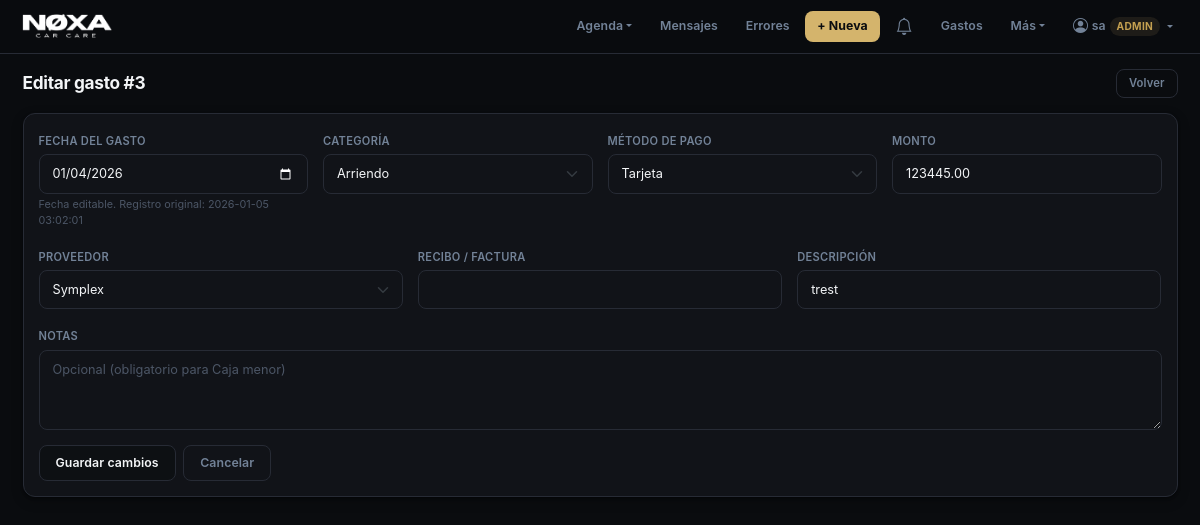
The page /expenses/3/edit (signed in) on the database its author committed.
### app.py (models this page shows, shortened)
class User(db.Model):
    __tablename__ = "users"
    id           = db.Column(db.Integer, primary_key=True)
    username     = db.Column(db.String(80), nullable=False, unique=True)
    password_hash= db.Column(db.String(256), nullable=False)
    role         = db.Column(db.String(20), nullable=False, default="operario")
    is_active    = db.Column(db.Boolean, default=True)
    created_at   = db.Column(db.DateTime, nullable=False, default=datetime.utcnow)
    must_change_password = db.Column(db.Boolean, default=False)
    salary          = db.Column(db.Integer, default=0)
    is_trial_period = db.Column(db.Boolean, default=False)  # override manual (legado)
    hire_date       = db.Column(db.Date, nullable=True)     # fecha real de ingreso

class Expense(db.Model):
    __tablename__ = "expenses"
    id = db.Column(db.Integer, primary_key=True)
    expense_date = db.Column(db.Date, nullable=False, default=date.today)
    created_at = db.Column(db.DateTime, nullable=False, default=datetime.utcnow)
    updated_at = db.Column(db.DateTime, nullable=False, default=datetime.utcnow, onupdate=datetime.utcnow)
    amount = db.Column(db.Numeric(12, 2), nullable=False)
    category = db.Column(db.String(80), nullable=False)
    payment_method = db.Column(db.String(40), nullable=False)
    vendor = db.Column(db.String(120), nullable=True)
    description = db.Column(db.String(255), nullable=False)
    receipt = db.Column(db.String(80), nullable=True)
    notes = db.Column(db.Text, nullable=True)
    is_void = db.Column(db.Boolean, nullable=False, default=False)

class ExpenseCategory(db.Model):
    __tablename__ = "expense_categories"
    id = db.Column(db.Integer, primary_key=True)
    name = db.Column(db.String(80), nullable=False, unique=True)
    is_active = db.Column(db.Boolean, default=True)

### app.py (the view, shortened to what this page needs)
@app.route("/expenses/<int:expense_id>/edit", methods=["GET", "POST"])
def expenses_edit(expense_id):
    exp = Expense.query.get_or_404(expense_id)
    return render_template(
        "expenses_edit.html",
        expense=exp,
        categories=[c.name for c in ExpenseCategory.query.filter_by(is_active=True).order_by(ExpenseCategory.name).all()],
        payment_methods=PAYMENT_METHODS,
        vendors=get_existing_vendors()
    )

### app.py (called while the page is built)
def get_existing_vendors():
    vendors = (
        db.session.query(Expense.vendor)
        .filter(Expense.vendor.isnot(None))
        .filter(Expense.vendor != "")
        .distinct()
        .order_by(Expense.vendor)
        .all()
    )
    return [v[0] for v in vendors]

@app.context_processor
def inject_user():
    return {"current_user": getattr(g, "current_user", None)}

### templates/expenses_edit.html (shortened to what this page needs)
{% extends "base.html" %}
{% block content %}
<div class="d-flex align-items-center justify-content-between flex-wrap gap-2">
  <h2 class="mb-0">Editar gasto #{{ expense.id }}</h2>
  <a class="btn btn-outline-light btn-sm" href="{{ url_for('expenses_list') }}">Volver</a>
</div>
<form method="post" class="card bg-secondary border-0 mt-3 p-3">
  <div class="row g-3">
    <div class="col-12 col-md-3">
      <label class="form-label">Fecha del gasto</label>
      <input type="date" name="expense_date" class="form-control"
             value="{{ expense.expense_date.strftime('%Y-%m-%d') }}" required>
      <div class="form-text text-light">Fecha editable. Registro original: {{ expense.created_at.strftime('%Y-%m-%d %H:%M:%S') }}</div>
    </div>
    <div class="col-12 col-md-3">
      <label class="form-label">Categoría</label>
      <select name="category" id="category" class="form-select" required>
        {% for c in categories %}
          <option value="{{ c }}" {% if expense.category == c %}selected{% endif %}>{{ c }}</option>
        {% endfor %}
      </select>
    </div>
    <div class="col-12 col-md-3">
      <label class="form-label">Método de pago</label>
      <select name="payment_method" class="form-select" required>
        {% for pm in payment_methods %}
          <option value="{{ pm }}" {% if expense.payment_method == pm %}selected{% endif %}>{{ pm }}</option>
        {% endfor %}
      </select>
    </div>
    <div class="col-12 col-md-3">
      <label class="form-label">Monto</label>
      <input type="number" name="amount" class="form-control"
             min="0"
             step="1"
             inputmode="numeric"
             pattern="[0-9]*"
             value="{{ expense.amount }}"
             required>
    </div>
    <div class="col-12 col-md-4">
      <label class="form-label">Proveedor</label>
      <select name="vendor" id="vendor" class="form-select">
        {% for v in vendors %}
          <option value="{{ v }}" {% if expense.vendor == v %}selected{% endif %}>{{ v }}</option>
        {% endfor %}
      </select>
    </div>
    <div class="col-12 col-md-4">
      <label class="form-label">Recibo / factura</label>
      <input type="text" name="receipt" class="form-control" value="{{ expense.receipt or '' }}">
    </div>
    <div class="col-12 col-md-4">
      <label class="form-label">Descripción</label>
      <input type="text" name="description" class="form-control" value="{{ expense.description }}" required>
    </div>
    <div class="col-12">
      <label class="form-label">Notas</label>
      <textarea name="notes" id="notes" class="form-control" rows="3" placeholder="Opcional (obligatorio para Caja menor)">{{ expense.notes or '' }}</textarea>
    </div>
  </div>
  <div class="d-flex gap-2 mt-3">
    <button class="btn btn-dark">Guardar cambios</button>
    <a class="btn btn-outline-light" href="{{ url_for('expenses_list') }}">Cancelar</a>
  </div>
</form>
{% endblock %}

### templates/base.html (shortened to what this page needs)
<!doctype html>
<html lang="es">
<head>
  <link href="https://cdn.jsdelivr.net/npm/bootstrap@5.3.3/dist/css/bootstrap.min.css" rel="stylesheet">
  <link href="https://cdn.jsdelivr.net/npm/bootstrap-icons@1.11.3/font/bootstrap-icons.min.css" rel="stylesheet">
</head>
<body>
<nav class="navbar navbar-expand-lg mb-0"
     style="background:rgba(10,12,15,0.95);backdrop-filter:blur(20px);-webkit-backdrop-filter:blur(20px);border-bottom:1px solid var(--border);">
  <div class="container-fluid px-3">
    <a class="navbar-brand"
       href="{{ url_for('whatsapp_inbox') if current_user and current_user.role == 'marketing' else url_for('calendar_view') }}"
       style="padding:0;">
      <img src="{{ url_for('static', filename='img/logotipo.png') }}" alt="Agenda Detailing" class="navbar-logo"
        onerror="this.style.display='none';this.insertAdjacentHTML('afterend','<span class=\'navbar-brand-text\'>Agenda</span>');">
    </a>
    <div class="collapse navbar-collapse justify-content-end" id="navbarContent">
      <div class="d-flex flex-column flex-lg-row align-items-lg-center gap-1 py-2 py-lg-0">
        {% if not current_user or current_user.role not in ('operario', 'marketing') %}
        <div class="dropdown">
          <button class="nav-link-custom border-0 bg-transparent dropdown-toggle"
                  type="button" data-bs-toggle="dropdown" aria-expanded="false">Agenda</button>
        </div>
        {% endif %}
        {% if not current_user or current_user.role != 'operario' %}
        <a class="nav-link-custom" href="{{ url_for('whatsapp_inbox') }}">Mensajes</a>
        {% endif %}
        {% if not current_user or current_user.role not in ('operario', 'marketing') %}
        <a class="nav-link-custom" href="{{ url_for('quality_errors_list') }}">Errores</a>
        <a class="nav-link-custom nav-link-accent" href="{{ url_for('new_appointment') }}">+ Nueva</a>
        {% endif %}
        {% if current_user and current_user.role != 'operario' %}
        <div class="dropdown" id="notifWrap">
          <button class="nav-link-custom border-0 bg-transparent position-relative d-flex align-items-center"
                  type="button" data-bs-toggle="dropdown" data-bs-auto-close="outside"
                  aria-expanded="false" aria-label="Notificaciones" title="Notificaciones">
            <i class="bi bi-bell" style="font-size:1.15rem;"></i>
          </button>
        </div>
        {% endif %}
        {% if not current_user or current_user.role not in ('operario', 'marketing') %}
        <a class="nav-link-custom" href="{{ url_for('expenses_new') }}">Gastos</a>
        {% endif %}
        <div class="dropdown">
          <button class="nav-link-custom border-0 bg-transparent dropdown-toggle"
                  type="button" data-bs-toggle="dropdown" aria-expanded="false">Más</button>
        </div>
        {% if current_user %}
        <div class="dropdown">
          <button class="nav-link-custom border-0 bg-transparent dropdown-toggle d-flex align-items-center gap-1"
                  type="button" data-bs-toggle="dropdown" aria-expanded="false">
            <i class="bi bi-person-circle" style="font-size:1rem;"></i>
            <span>{{ current_user.username }}</span>
            <span style="font-size:0.68rem;padding:2px 7px;border-radius:20px;background:var(--accent-bg);color:var(--accent-dk);font-weight:700;text-transform:uppercase;letter-spacing:0.3px;">{{ current_user.role }}</span>
          </button>
        </div>
        {% endif %}
      </div>
    </div>
  </div>
</nav>
<div class="container-fluid px-3 px-lg-4 pt-3">
  {% block content %}{% endblock %}
</div>
</body>
</html>

### templates/base.html (style rules this page uses)
:root { color-scheme: dark; --bg: #0a0c0f; --bg2: #0d1013; --surface: #111318; --surface2: #1a1d23; --border: #272b35; --border2: rgba(212,180,108,0.25); --text: #f3f5f7; --text2: #728297; --text3: #4c5666; --accent: #d4b46c; --accent-dk: #c4a050; --accent-bg: rgba(212,180,108,0.10); --ink: #f3f5f7; --radius: 12px; --radius-sm: 8px; --shadow: 0 1px 3px rgba(0,0,0,0.4), 0 4px 12px rgba(0,0,0,0.25); --shadow-sm: 0 1px 2px rgba(0,0,0,0.3); }
*, *::before, *::after { box-sizing: border-box; }
html, body { margin: 0; padding: 0; background-color: var(--bg) !important; color: var(--text); font-family: -apple-system, BlinkMacSystemFont, "Segoe UI", sans-serif; -webkit-font-smoothing: antialiased; font-size: 15px; }
.container-fluid, .container { background: transparent !important; }
h1, h2, h3, h4, h5, h6 { color: var(--text); font-weight: 700; letter-spacing: -0.3px; }
h2 { font-size: 1.15rem; }
p, span, td, li { color: var(--text2); }
.navbar-logo { height: 36px; width: auto; display: block; }
.nav-link-custom { color: var(--text2); text-decoration: none; font-size: 0.82rem; font-weight: 600; padding: 6px 12px; border-radius: var(--radius-sm); transition: color 0.15s, background 0.15s; letter-spacing: 0.1px; cursor: pointer; white-space: nowrap; }
.nav-link-accent { color: #0a0c0f !important; background: var(--accent) !important; font-weight: 700; }
.btn { font-size: 0.82rem !important; font-weight: 600 !important; border-radius: var(--radius-sm) !important; padding: 8px 16px !important; transition: all 0.15s !important; box-shadow: none !important; letter-spacing: 0.1px; border: none !important; }
.btn-dark { background: var(--bg2) !important; border: 1px solid var(--border) !important; color: var(--text) !important; }
.btn-outline-light { background: transparent !important; border: 1px solid var(--border) !important; color: var(--text2) !important; }
.btn-sm { padding: 5px 12px !important; font-size: 0.75rem !important; }
.form-control, .form-select { background-color: var(--surface) !important; border: 1.5px solid var(--border) !important; color: var(--text) !important; border-radius: var(--radius-sm) !important; box-shadow: none !important; font-size: 0.85rem !important; padding: 9px 13px !important; transition: border-color 0.15s !important; }
.form-control::placeholder { color: var(--text3) !important; }
textarea.form-control { resize: vertical; min-height: 80px; }
input[type="date"], input[type="time"] { color-scheme: dark; }
.form-label { color: var(--text2) !important; font-size: 0.74rem !important; font-weight: 600 !important; margin-bottom: 5px !important; letter-spacing: 0.3px; text-transform: uppercase; }
.form-text { color: var(--text3) !important; font-size: 0.72rem !important; }
.card, .bg-secondary:not(.badge) { background: var(--surface) !important; border: 1px solid var(--border) !important; color: var(--text) !important; border-radius: var(--radius) !important; box-shadow: var(--shadow) !important; }
nav.navbar { position: relative; z-index: 1040; }

### rows shown on the page
User: username "sa", role "ADMIN"
Expense: id "3", expense_date "01/04/2026", created_at "2026-01-05 03:02:01", category "Arriendo", payment_method "Tarjeta", amount "123445.00", vendor "Symplex", description "trest"
